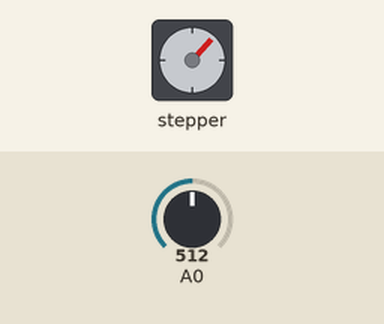
Bench run of a sketch on a simulated Arduino Uno, built with avr-gcc and run on an emulated ATmega328P. Parts: stepper motor. Inputs (shaded band) come from the test bench; at power-on: A0 = 512. Stepper angles assume 100 steps per turn.

Above: at 7.0 s.
7.1 s: A0 set to 716
At 7.55 s:
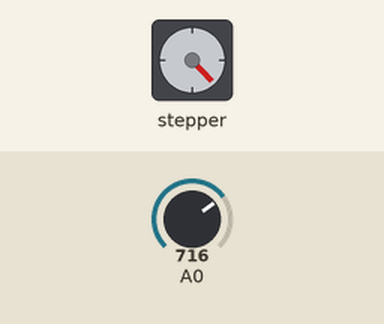
10.1 s: A0 set to 900
At 12.6 s:
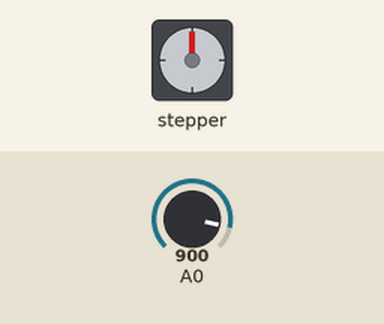
13.1 s: A0 set to 899
At 13.5 s:
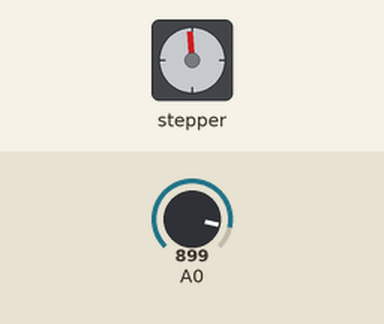
14.6 s: A0 set to 511
At 14.75 s:
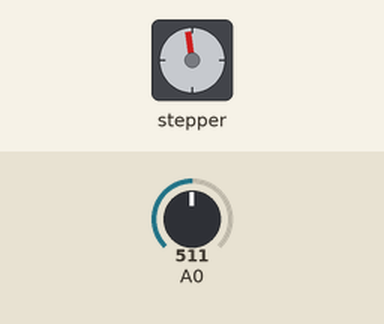
20.6 s: A0 set to 306
At 24.0 s:
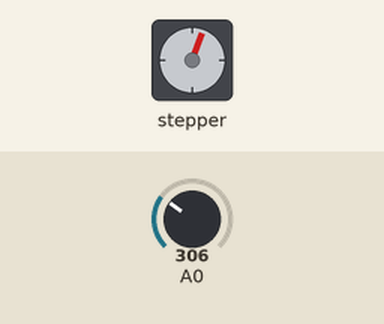
Timing chart, 0 to 24.6 s (numbered marks = the images above; inputs shaded):
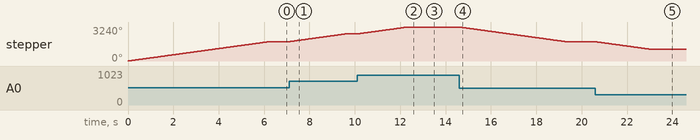

The sketch:

IPC070.ino
```cpp
// (licence header left out)
#include <Stepper.h>

// change this to the number of steps on your motor
#define STEPS 100

// create an instance of the stepper class, specifying
// the number of steps of the motor and the pins it's
// attached to
Stepper stepper(STEPS, 11, 9, 10, 6);

// the previous reading from the analog input
int previous = 0;

void setup() {
  // set the speed of the motor to 30 RPMs
  stepper.setSpeed(50);
}

void loop() {
  // get the sensor value
  int val = analogRead(0);

  // move a number of steps equal to the change in the
  // sensor reading
  stepper.step(val - previous);

  // remember the previous value of the sensor
  previous = val;
}
```

Measured:
- after the input at 7.1 s, stepper: turns 734° clockwise in 2.5 s, starting at once
- after the input at 10.1 s, stepper: turns 663° clockwise in 2.2 s, starting at once
- after the input at 14.6 s, stepper: turns 1397° counter-clockwise in 4.7 s, starting at once
- after the input at 20.6 s, stepper: turns 738° counter-clockwise in 2.5 s, starting at once
- by itself, stepper: turns 1843° clockwise in 6.2 s
